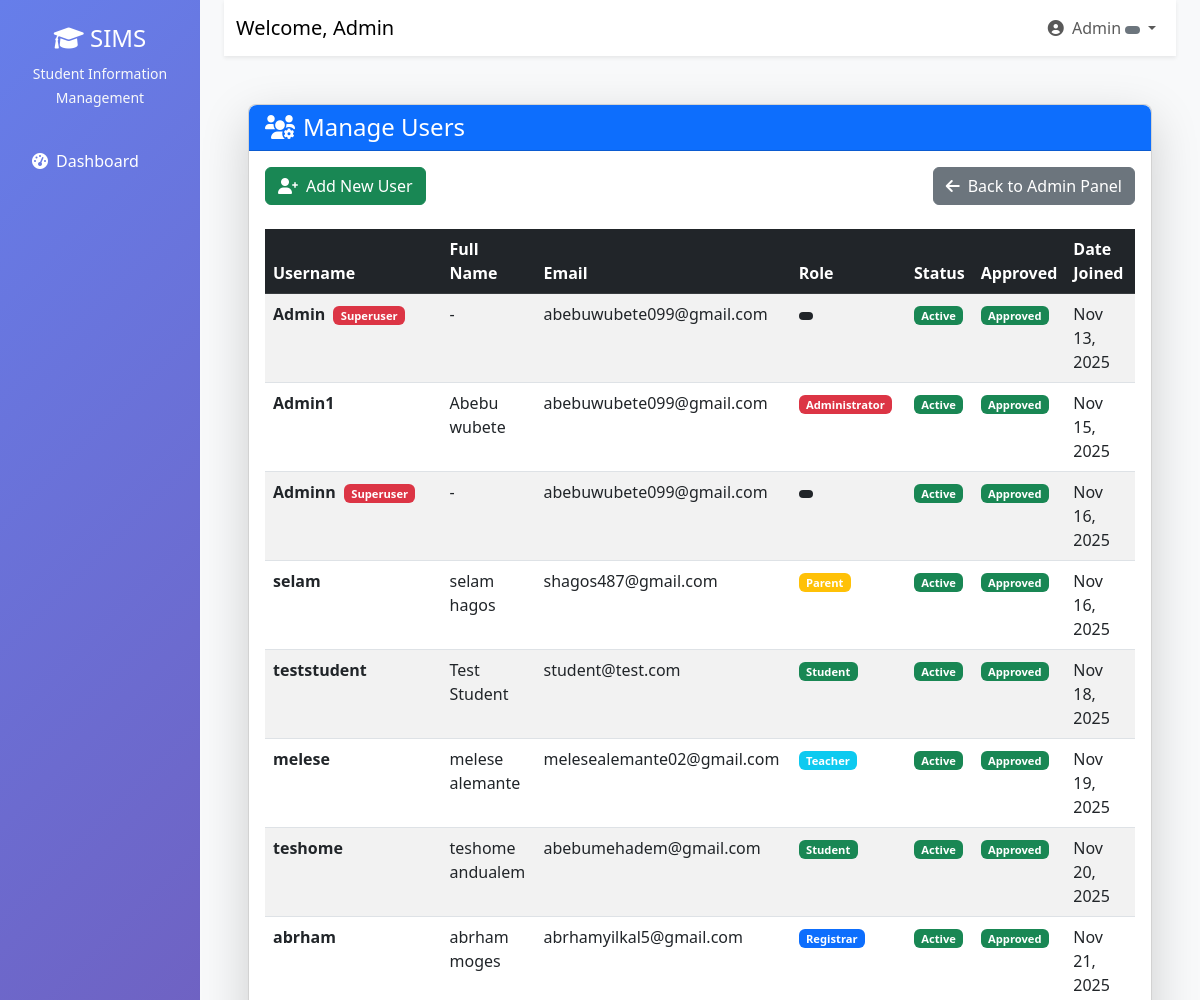
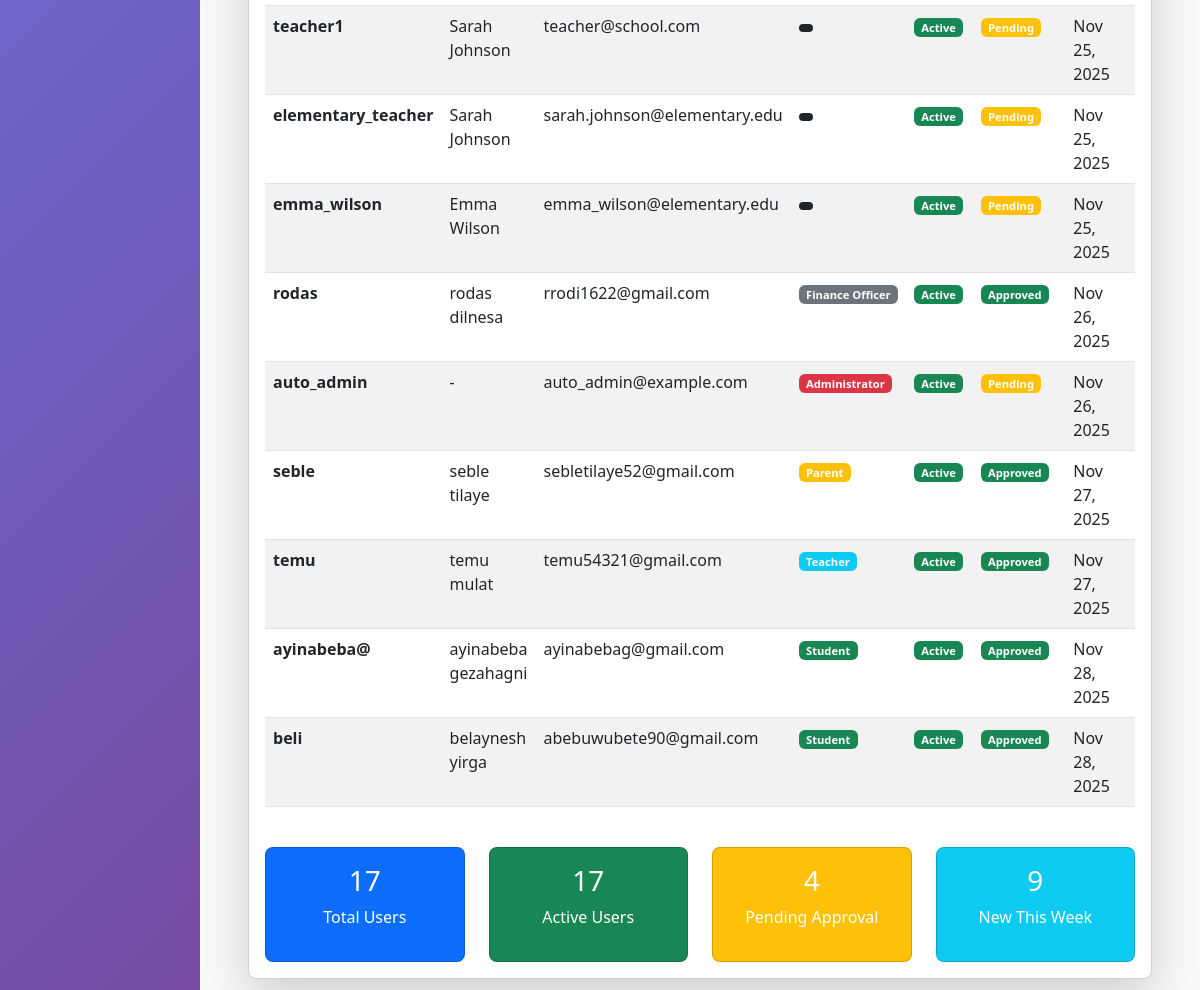
The page /manage-users/ (signed in) on the database its author committed (2 pictures, top to bottom).
### users/models.py (models this page shows, shortened)
class User(AbstractUser):
    ROLE_CHOICES = (
        ('admin', 'Administrator'),
        ('teacher', 'Teacher'),
        ('student', 'Student'),
        ('registrar', 'Registrar'),
        ('finance', 'Finance Officer'),
        ('parent', 'Parent'),
    )
    role = models.CharField(max_length=20, choices=ROLE_CHOICES)
    phone = models.CharField(max_length=15, blank=True)
    address = models.TextField(blank=True)
    date_of_birth = models.DateField(null=True, blank=True)
    profile_picture = models.ImageField(upload_to='profiles/', null=True, blank=True)
    is_approved = models.BooleanField(default=False)
    created_at = models.DateTimeField(auto_now_add=True)

### users/admin_views.py (the view, shortened to what this page needs)
# urls.py: path('manage-users/', admin_views.manage_users, name='manage_users'),
@login_required
def manage_users(request):
    if not request.user.is_superuser and getattr(request.user, 'role', None) != 'admin':
        messages.error(request, "You don't have permission to access this page.")
        return redirect('dashboard')
    users = User.objects.all().select_related('studentprofile', 'teacherprofile', 'parentprofile', 'registrarprofile', 'financeprofile')
    active_users_count = users.filter(is_active=True).count()
    pending_approvals_count = users.filter(is_approved=False).count()
    recent_users_count = users.filter(date_joined__gte=timezone.now() - timezone.timedelta(days=7)).count()
    context = {
        'users': users,
        'active_users_count': active_users_count,
        'pending_approvals_count': pending_approvals_count,
        'recent_users_count': recent_users_count,
    }
    return render(request, 'admin/manage_users.html', context)

### templates/admin/manage_users.html (shortened to what this page needs)
{% extends 'base.html' %}
{% load static %}
{% block content %}
<div class="container-fluid py-4">
    <div class="row">
        <div class="col-12">
            <div class="card shadow-lg">
                <div class="card-header bg-primary text-white">
                    <h4 class="card-title mb-0">
                        <i class="fas fa-users-cog me-2"></i>Manage Users
                    </h4>
                </div>
                <div class="card-body">
                    <div class="d-flex justify-content-between mb-4">
                        <a href="{% url 'add_user' %}" class="btn btn-success">
                            <i class="fas fa-user-plus me-2"></i>Add New User
                        </a>
                        <a href="{% url 'admin_panel' %}" class="btn btn-secondary">
                            <i class="fas fa-arrow-left me-2"></i>Back to Admin Panel
                        </a>
                    </div>
                    <div class="table-responsive">
                        <table class="table table-striped table-hover">
                            <thead class="table-dark">
                                <tr>
                                    <th>Username</th>
                                    <th>Full Name</th>
                                    <th>Email</th>
                                    <th>Role</th>
                                    <th>Status</th>
                                    <th>Approved</th>
                                    <th>Date Joined</th>
                                    <th>Actions</th>
                                </tr>
                            </thead>
                            <tbody>
                                {% for user in users %}
                                <tr>
                                    <td>
                                        <strong>{{ user.username }}</strong>
                                        {% if user.is_superuser %}
                                            <span class="badge bg-danger ms-1">Superuser</span>
                                        {% endif %}
                                    </td>
                                    <td>{{ user.get_full_name|default:"-" }}</td>
                                    <td>{{ user.email }}</td>
                                    <td>
                                        <span class="badge bg-{% if user.role == 'admin' %}danger{% elif user.role == 'teacher' %}info{% elif user.role == 'student' %}success{% elif user.role == 'parent' %}warning{% elif user.role == 'registrar' %}primary{% elif user.role == 'finance' %}secondary{% else %}dark{% endif %}">
                                            {{ user.get_role_display }}
                                        </span>
                                    </td>
                                    <td>
                                        {% if user.is_active %}
                                            <span class="badge bg-success">Active</span>
                                        {% else %}
                                            <span class="badge bg-danger">Inactive</span>
                                        {% endif %}
                                    </td>
                                    <td>
                                        {% if user.is_approved %}
                                            <span class="badge bg-success">Approved</span>
                                        {% else %}
                                            <span class="badge bg-warning">Pending</span>
                                        {% endif %}
                                    </td>
                                    <td>{{ user.date_joined|date:"M d, Y" }}</td>
                                    <td>
                                    </td>
                                </tr>
                                {% endfor %}
                            </tbody>
                        </table>
                    </div>
                    <div class="row mt-4">
                        <div class="col-md-3">
                            <div class="card bg-primary text-white">
                                <div class="card-body text-center">
                                    <h3>{{ users|length }}</h3>
                                    <p>Total Users</p>
                                </div>
                            </div>
                        </div>
                        <div class="col-md-3">
                            <div class="card bg-success text-white">
                                <div class="card-body text-center">
                                    <h3>{{ active_users_count }}</h3>
                                    <p>Active Users</p>
                                </div>
                            </div>
                        </div>
                        <div class="col-md-3">
                            <div class="card bg-warning text-white">
                                <div class="card-body text-center">
                                    <h3>{{ pending_approvals_count }}</h3>
                                    <p>Pending Approval</p>
                                </div>
                            </div>
                        </div>
                        <div class="col-md-3">
                            <div class="card bg-info text-white">
                                <div class="card-body text-center">
                                    <h3>{{ recent_users_count }}</h3>
                                    <p>New This Week</p>
                                </div>
                            </div>
                        </div>
                    </div>
                </div>
            </div>
        </div>
    </div>
</div>
{% endblock %}

### templates/base.html (shortened to what this page needs)
<!DOCTYPE html>
<html lang="en">
  <head>
    <link
      href="https://cdn.jsdelivr.net/npm/bootstrap@5.3.0/dist/css/bootstrap.min.css"
      rel="stylesheet"
    />
    <link
      href="https://cdnjs.cloudflare.com/ajax/libs/font-awesome/6.0.0/css/all.min.css"
      rel="stylesheet"
    />
  </head>
  <body>
    {% if user.is_authenticated %}
    <div class="container-fluid">
      <div class="row">
        <nav class="col-md-3 col-lg-2 d-md-block sidebar">
          <div class="position-sticky pt-4">
            <div class="text-center mb-4">
              <h4 class="text-white">
                <i class="fas fa-graduation-cap"></i> SIMS
              </h4>
              <small class="text-light">Student Information Management</small>
            </div>
            <ul class="nav flex-column">
              <li class="nav-item">
                <a
                  class="nav-link {% if request.resolver_match.url_name == 'dashboard' %}active{% endif %}"
                  href="{% url 'dashboard' %}"
                >
                  <i class="fas fa-tachometer-alt me-2"></i>Dashboard
                </a>
              </li>
            </ul>
          </div>
        </nav>
        <main class="col-md-9 ms-sm-auto col-lg-10 px-md-4 main-content">
          <nav
            class="navbar navbar-expand-lg navbar-light bg-white shadow-sm mb-4"
          >
            <div class="container-fluid">
              <span class="navbar-brand"
                >Welcome, {{ user.get_full_name|default:user.username }}</span
              >
              <div class="navbar-nav ms-auto">
                <div class="nav-item dropdown">
                  <a
                    class="nav-link dropdown-toggle"
                    href="#"
                    id="navbarDropdown"
                    role="button"
                    data-bs-toggle="dropdown"
                  >
                    <i class="fas fa-user-circle me-1"></i> {{ user.username }}
                    <span
                      class="badge bg-{% if user.role == 'admin' %}danger{% elif user.role == 'teacher' %}info{% elif user.role == 'student' %}success{% elif user.role == 'parent' %}warning{% else %}secondary{% endif %}"
                    >
                    </span>
                  </a>
                </div>
              </div>
            </div>
          </nav>
          <div class="container-fluid">{% block content %}{% endblock %}</div>
        </main>
      </div>
    </div>
    {% else %} {% block auth_content %}{% endblock %} {% endif %}
  </body>
</html>

### templates/base.html (style rules this page uses)
.sidebar { min-height: 100vh; background: linear-gradient(135deg, #667eea 0%, #764ba2 100%); }
.sidebar .nav-link { color: #fff; padding: 12px 20px; margin: 4px 0; border-radius: 8px; transition: all 0.3s; }
.main-content { background-color: #f8f9fa; min-height: 100vh; }

### templates/admin/manage_users.html (style rules this page uses)
.table th { border-top: none; font-weight: 600; }
.badge { font-size: 0.7em; }
.card { border-radius: 0.5rem; }
.card-header { border-radius: 0.5rem 0.5rem 0 0 !important; }

### rows shown on the page
User: get_full_name "Admin", username "Admin", is_superuser "Superuser", get_full_name "-", email "abebuwubete099@gmail.com", is_active "Active", is_approved "Approved", date_joined "Nov 13, 2025"
User: username "Admin1", get_full_name "Abebu wubete", email "abebuwubete099@gmail.com", role "Administrator", is_active "Active", is_approved "Approved", date_joined "Nov 15, 2025"
User: username "Adminn", is_superuser "Superuser", get_full_name "-", email "abebuwubete099@gmail.com", is_active "Active", is_approved "Approved", date_joined "Nov 16, 2025"
User: username "selam", get_full_name "selam hagos", email "shagos487@gmail.com", role "Parent", is_active "Active", is_approved "Approved", date_joined "Nov 16, 2025"
User: username "teststudent", get_full_name "Test Student", email "student@test.com", role "Student", is_active "Active", is_approved "Approved", date_joined "Nov 18, 2025"
User: username "melese", get_full_name "melese alemante", email "melesealemante02@gmail.com", role "Teacher", is_active "Active", is_approved "Approved", date_joined "Nov 19, 2025"
User: username "teshome", get_full_name "teshome andualem", email "abebumehadem@gmail.com", role "Student", is_active "Active", is_approved "Approved", date_joined "Nov 20, 2025"
User: username "abrham", get_full_name "abrham moges", email "abrhamyilkal5@gmail.com", role "Registrar", is_active "Active", is_approved "Approved", date_joined "Nov 21, 2025"
User: username "teacher1", get_full_name "Sarah Johnson", email "teacher@school.com", is_active "Active", is_approved "Pending", date_joined "Nov 25, 2025"
User: username "elementary_teacher", get_full_name "Sarah Johnson", email "sarah.johnson@elementary.edu", is_active "Active", is_approved "Pending", date_joined "Nov 25, 2025"
User: username "emma_wilson", get_full_name "Emma Wilson", email "emma_wilson@elementary.edu", is_active "Active", is_approved "Pending", date_joined "Nov 25, 2025"
User: username "rodas", get_full_name "rodas dilnesa", email "rrodi1622@gmail.com", role "Finance Officer", is_active "Active", is_approved "Approved", date_joined "Nov 26, 2025"
User: username "auto_admin", get_full_name "-", email "auto_admin@example.com", role "Administrator", is_active "Active", is_approved "Pending", date_joined "Nov 26, 2025"
User: username "seble", get_full_name "seble tilaye", email "sebletilaye52@gmail.com", role "Parent", is_active "Active", is_approved "Approved", date_joined "Nov 27, 2025"
User: username "temu", get_full_name "temu mulat", email "temu54321@gmail.com", role "Teacher", is_active "Active", is_approved "Approved", date_joined "Nov 27, 2025"
User: username "ayinabeba@", get_full_name "ayinabeba gezahagni", email "ayinabebag@gmail.com", role "Student", is_active "Active", is_approved "Approved", date_joined "Nov 28, 2025"
User: username "beli", get_full_name "belaynesh yirga", email "abebuwubete90@gmail.com", role "Student", is_active "Active", is_approved "Approved", date_joined "Nov 28, 2025"

### other values the page prints
{{ users|length }} "17"
{{ active_users_count }} "17"
{{ pending_approvals_count }} "4"
{{ recent_users_count }} "9"
